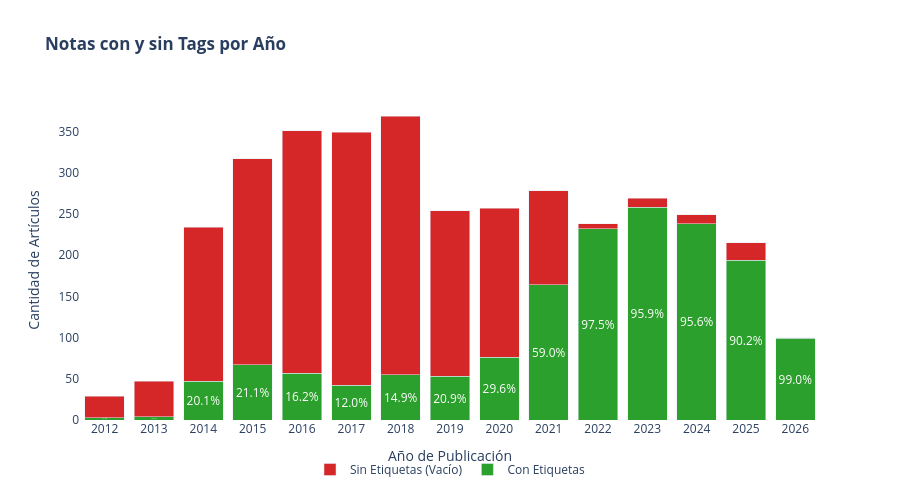

The code cell stored with this chart in its notebook:
### Code cell
# Agrupamos por año: Total de notas vs Notas con tag
evolucion = (
    df.groupby("post_year")
    .agg(
        total_notas=("doc_id", "count"),
        notas_con_tag=("tiene_tag", "sum")
    )
    .reset_index()
)
evolucion["notas_sin_tag"] = evolucion["total_notas"] - evolucion["notas_con_tag"]
evolucion["pct_con_tag"] = (evolucion["notas_con_tag"] / evolucion["total_notas"] * 100).round(1)
evolucion["pct_sin_tag"] = (evolucion["notas_sin_tag"] / evolucion["total_notas"] * 100).round(1)

# Filtramos posibles años nulos o erróneos
evolucion = evolucion[evolucion["post_year"] > 2010]

# 3. Gráfico de barras apiladas
fig_evo = go.Figure()

# Texto condicional: oculta el porcentaje si la barra es menor al 6% para evitar desbordes
textos_verdes = [f"{p}%" if p > 6 else "" for p in evolucion["pct_con_tag"]]

# Barra inferior: Notas que SÍ tienen tag
fig_evo.add_trace(go.Bar(
    x=evolucion["post_year"],
    y=evolucion["notas_con_tag"],
    name="Con Etiquetas",
    marker_color='#2ca02c',
    text=textos_verdes,
    textposition='inside',
    textangle=0,  # <--- ACÁ ESTÁ EL CAMBIO: 0 para texto horizontal
    insidetextanchor='middle',
    customdata=evolucion["pct_con_tag"],
    hovertemplate="<b>%{x}</b><br>Con etiquetas: %{y} notas (%{customdata}%)<extra></extra>"
))

# Barra superior: Notas SIN tag
fig_evo.add_trace(go.Bar(
    x=evolucion["post_year"],
    y=evolucion["notas_sin_tag"],
    name="Sin Etiquetas (Vacío)",
    marker_color='#d62728',
    customdata=evolucion["pct_sin_tag"],
    hovertemplate="<b>%{x}</b><br>Sin etiquetas: %{y} notas (%{customdata}%)<extra></extra>"
))

fig_evo.update_layout(
    barmode='stack',
    title="<b>Notas con y sin Tags por Año</b>",
    xaxis_title="Año de Publicación",
    yaxis_title="Cantidad de Artículos",
    height=500,
    width=900,
    plot_bgcolor='rgba(0,0,0,0)',
    legend=dict(orientation="h", yanchor="bottom", y=-0.2, xanchor="center", x=0.5)
)
fig_evo.update_xaxes(type='category')
fig_evo.write_html(OUTPUT_DIR / "03_evolucion_etiquetado.html")
fig_evo.show()

### Figure 1 — Plotly figure (JSON) as saved in the notebook; plotly's stock layout.template omitted (floating-point values rounded to 4 significant figures)
{"data": [{"customdata": [10.3, 8.5, 20.1, 21.1, 16.2, 12.0, 14.9, 20.9, 29.6, 59.0, 97.5, 95.9, 95.6, 90.2, 99.0], "hovertemplate": "<b>%{x}</b><br>Con etiquetas: %{y} notas (%{customdata}%)<extra></extra>", "insidetextanchor": "middle", "marker": {"color": "#2ca02c"}, "name": "Con Etiquetas", "text": ["10.3%", "8.5%", "20.1%", "21.1%", "16.2%", "12.0%", "14.9%", "20.9%", "29.6%", "59.0%", "97.5%", "95.9%", "95.6%", "90.2%", "99.0%"], "textangle": 0, "textposition": "inside", "type": "bar", "x": [2012, 2013, 2014, 2015, 2016, 2017, 2018, 2019, 2020, 2021, 2022, 2023, 2024, 2025, 2026], "y": [3, 4, 47, 67, 57, 42, 55, 53, 76, 164, 232, 258, 238, 194, 99]}, {"customdata": [89.7, 91.5, 79.9, 78.9, 83.8, 88.0, 85.1, 79.1, 70.4, 41.0, 2.5, 4.1, 4.4, 9.8, 1.0], "hovertemplate": "<b>%{x}</b><br>Sin etiquetas: %{y} notas (%{customdata}%)<extra></extra>", "marker": {"color": "#d62728"}, "name": "Sin Etiquetas (Vacío)", "type": "bar", "x": [2012, 2013, 2014, 2015, 2016, 2017, 2018, 2019, 2020, 2021, 2022, 2023, 2024, 2025, 2026], "y": [26, 43, 187, 250, 294, 307, 314, 201, 181, 114, 6, 11, 11, 21, 1]}], "layout": {"barmode": "stack", "height": 500, "legend": {"orientation": "h", "x": 0.5, "xanchor": "center", "y": -0.2, "yanchor": "bottom"}, "plot_bgcolor": "rgba(0,0,0,0)", "title": {"text": "<b>Notas con y sin Tags por Año</b>"}, "width": 900, "xaxis": {"title": {"text": "Año de Publicación"}, "type": "category"}, "yaxis": {"title": {"text": "Cantidad de Artículos"}}}}
